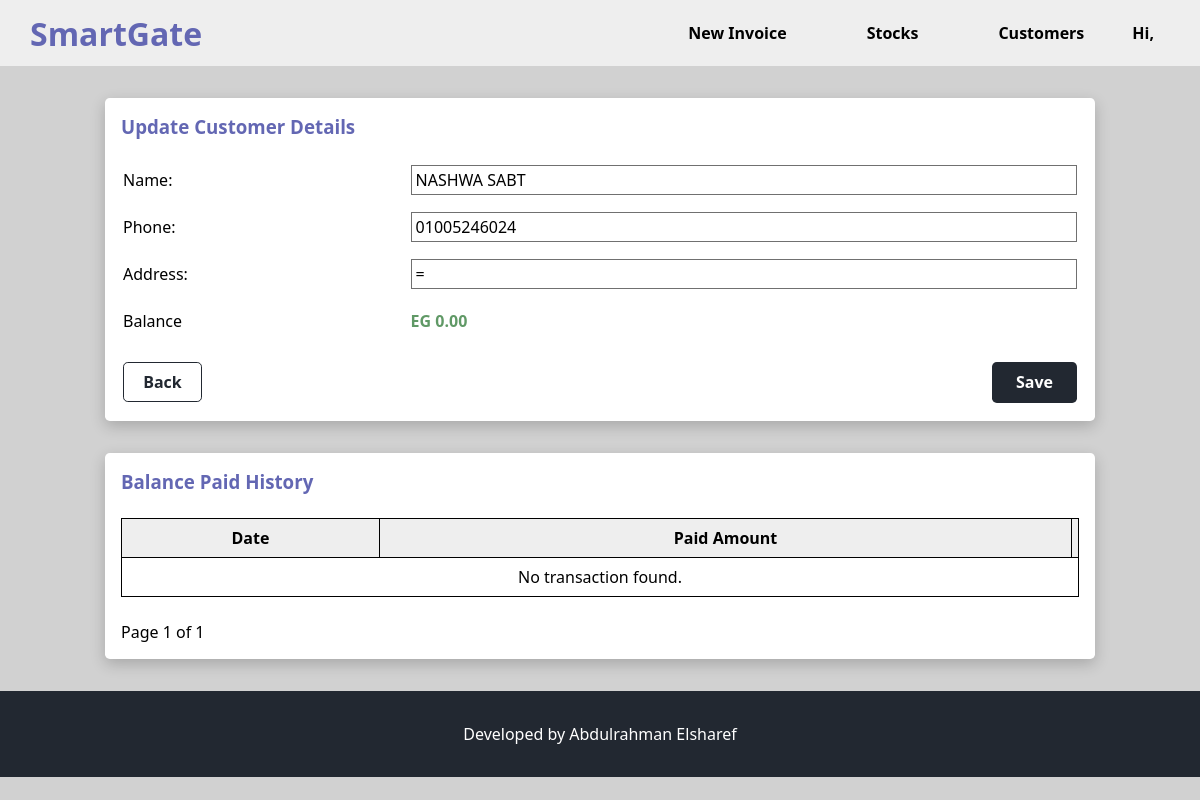
The app's page /party/46/ (signed in) with its own data.
### invoice/models.py (models this page shows, shortened)
class Party(models.Model):
    name = models.CharField(max_length=80,)
    phone = models.CharField(max_length=15,unique=True)
    address = models.CharField(max_length=128,null=True,blank=True)
    balance_amount = models.IntegerField(default=0, verbose_name="Balance Amount")
    class Meta:
        verbose_name_plural = 'Customers'

### invoice/views.py (the view)
# urls.py: path('party/<int:pk>/', views.SinglePartyView.as_view(), name='party_detail'),
class SinglePartyView(LoginRequiredMixin, SuccessMessageMixin, UpdateView):
    model = Party
    template_name = 'party/update-party.html'
    fields = ['name', 'phone', 'address']
    success_message = 'Customer updated successfully!'
    paginate_by = 50
    page_kwarg = 'page'
    def querystring(self):
        qs = self.request.GET.copy()
        qs.pop(self.page_kwarg, None)
        return qs.urlencode()
    def get_context_data(self, **kwargs):
        context = super().get_context_data(**kwargs)
        party = self.get_object()
        transactions = PartyBalance.objects.filter(party=party).order_by('-pay_date')
        paginator = Paginator(transactions, self.paginate_by)
        page_number = self.request.GET.get(self.page_kwarg, 1)
        transactions_page = paginator.get_page(page_number)
        query = self.querystring()
        context.update({
            'page_obj': transactions_page,
            'party': party,
            'query': query,
        })
        return context

### invoice/templates/party/update-party.html (shortened to what this page needs)
{% extends '_base.html' %}
{% load static %}
{% load humanize %}
{% block body_block %}
<div class="display-container">
  <h3>Update Customer Details</h3>
  <form id="party-form" action="" method="post">
    <table class="input-table">
      {% include 'includes/_form_fields.html' with form_name=form %}
      <tr>
        <td class="label">Balance</td>
        <td class="{% if party.balance_amount > 0 %}negative-price{% else %}price-field{% endif %}">
          EG {{ party.balance_amount|default:0|intcomma }}.00
        </td>
      </tr>
      <tr>
        <td>
          <a class="anchor-btn" href="{% url 'invoice:parties' %}">
            Back
          </a>
        </td>
        <td class="right-align">
          <button type="submit" class="btn btn-primary">
            Save
          </button>
        </td>
      </tr>
    </table>
  </form>
</div>
<div class="display-container">
  <h3>Balance Paid History</h3>
  <table class="data-table">
    <tr>
      <th>Date</th>
      <th>Paid Amount</th>
      <th></th>
    </tr>
    {% for transaction in page_obj %}
      <tr>
        <td>{{ transaction.pay_date }}</td>
        <td class="price-field">EG {{ transaction.amount|default:0|intcomma }}.00</td>
        <td class="center-field">
          <a class="icon-delete" transaction-id="{{transaction.id}}">
            <img src="{% static 'images/icon-delete.png' %}" alt="Delete">
          </a>
        </td>
      </tr>
    {% empty %}
      <tr>
        <td colspan="4" class="center-field">No transaction found.</td>
      </tr>
    {% endfor %}
  </table>
  {% include "includes/pagination.html" %}
</div>
{% endblock %}

### invoice/templates/includes/_form_fields.html (shortened to what this page needs)
{% for field in form_name.visible_fields %}
  <tr>
    <td class="label">{{ field.label }}:</td>
    <td class="field">{{ field }}</td>
  </tr>
{% endfor %}

### static/css/styles.css (style rules this page uses)
:root { --clr-primary: #222831; --clr-secondary: #6367b3; --clr-green: #609966; --clr-light-gray: #eeeeee; --clr-white: #fff; --clr-black: #000; --clr-success: #d4edda; --clr-danger: #eb0c0c; --box-shadow: 0 5px 15px rgba(0, 0, 0, 0.2); --border-radius: 0.3rem; --ff-primary: 'Segoe UI', Tahoma, Geneva, Verdana, sans-serif; --transition: all 0.3s ease-in-out; }
* { box-sizing: border-box; margin: 0; padding: 0; }
body { background-color: #d1d1d1; color: var(--clr-black); font-family: var(--ff-primary); font-size: 1rem; }
h3 { color: var(--clr-secondary); font-weight: 600; margin-bottom: 1rem; }
a { text-decoration: none; display: inline-block; }
input, select { background-color: var(--clr-white); border: 1px solid #707070; font-family: var(--ff-primary); font-size: 1rem; height: 30px; width: 100%; padding: 0 0.25rem; }
.btn { background-color: var(--clr-primary); border-radius: var(--border-radius); border: transparent; color: var(--clr-white); cursor: pointer; font-family: var(--ff-primary); font-size: 1rem; font-weight: 600; opacity: 1; text-transform: capitalize; transition: var(--transition); }
.btn-primary { margin-top: 1rem; padding: 0.6rem 1.5rem; }
.anchor-btn { background-color: var(--clr-white); border-radius: var(--border-radius); border: 1px solid var(--clr-primary); color: var(--clr-primary); cursor: pointer; font-size: 1rem; font-weight: 600; margin-top: 1rem; opacity: 1; padding: 0.5rem 1.2rem; text-transform: capitalize; transition: var(--transition); }
.input-container, .display-container { background-color: var(--clr-white); border-radius: var(--border-radius); box-shadow: var(--box-shadow); margin: 2rem auto; padding: 1rem; }
.display-container { width: 990px; }
.input-table { width: 100%; }
.input-table .label { width: 30%; padding: 0.725rem 0; }
.input-table .field { width: 100%; }
.right-align { text-align: right; }
.data-table { margin: 1.5rem 0; width: 100%; border-collapse: collapse; }
.data-table tr th { background-color: var(--clr-light-gray); padding: 0.5rem 0; border: 1px solid var(--clr-black); }
.data-table tr td { padding: 0.5rem; border: 1px solid var(--clr-black); }
.data-table .center-field { text-align: center; }
.price-field { color: var(--clr-green); font-weight: bold; }

### records on screen
Party: visible_fields "NASHWA SABT" "01005246024" "=", balance_amount "0"

### other values on screen
{{ field.label }} "Name" "Phone" "Address"
{{ page_obj.number }} "1"
{{ page_obj.paginator.num_pages }} "1"
